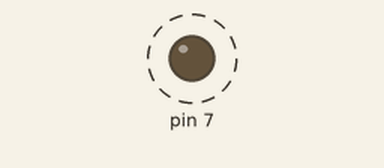
Recording of a sketch running on a simulated Arduino Uno, built with avr-gcc and run on an emulated ATmega328P. Shown: output pins drawn as LEDs (lit = HIGH). Dashed ring = blinking.

Above: at 0.5 s.
Timing chart, 0 to 4.6 s (numbered marks = the images above):
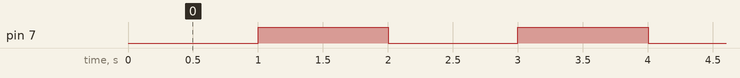

Measured:
- by itself, pin 7: alternates HIGH for 1.0 s and LOW for 1.0 s

The sketch:

LED_02.ino
```cpp
unsigned long startTime = 0;
bool ledState = false;

void setup() {
  // put your setup code here, to run once:
  pinMode(7, OUTPUT);
}

void loop() {
  // put your main code here, to run repeatedly:
  unsigned long now = millis();

  if (now - startTime >= 1000) {  // 1秒経過
    ledState = !ledState;
    digitalWrite(7, ledState);
    startTime = now;  // 更新
  }
}
```
